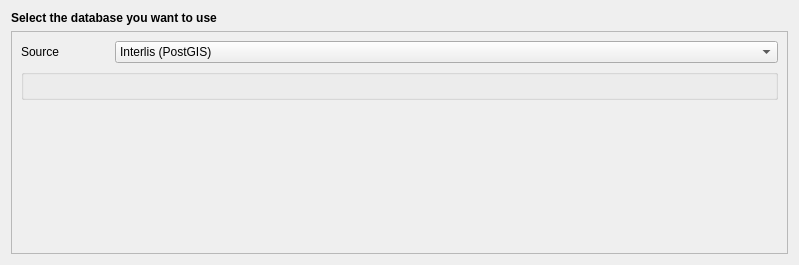
<?xml version="1.0" encoding="UTF-8"?>
<ui version="4.0">
 <class>InterlisImport</class>
 <widget class="QDialog" name="InterlisImport">
  <property name="geometry">
   <rect>
    <x>0</x>
    <y>0</y>
    <width>799</width>
    <height>265</height>
   </rect>
  </property>
  <property name="windowTitle">
   <string>Select Files</string>
  </property>
  <layout class="QGridLayout" name="gridLayout">
   <item row="0" column="0">
    <widget class="QLabel" name="description">
     <property name="minimumSize">
      <size>
       <width>0</width>
       <height>0</height>
      </size>
     </property>
     <property name="font">
      <font>
       <weight>75</weight>
       <bold>true</bold>
      </font>
     </property>
     <property name="text">
      <string>Select the database you want to use</string>
     </property>
     <property name="alignment">
      <set>Qt::AlignLeading|Qt::AlignLeft|Qt::AlignTop</set>
     </property>
     <property name="wordWrap">
      <bool>true</bool>
     </property>
    </widget>
   </item>
   <item row="1" column="0">
    <widget class="QScrollArea" name="scrollArea">
     <property name="widgetResizable">
      <bool>true</bool>
     </property>
     <widget class="QWidget" name="scrollAreaWidgetContents">
      <property name="geometry">
       <rect>
        <x>0</x>
        <y>0</y>
        <width>779</width>
        <height>222</height>
       </rect>
      </property>
      <layout class="QGridLayout" name="gridLayout_2">
       <item row="0" column="0">
        <widget class="QLabel" name="label_10">
         <property name="sizePolicy">
          <sizepolicy hsizetype="Preferred" vsizetype="Preferred">
           <horstretch>0</horstretch>
           <verstretch>0</verstretch>
          </sizepolicy>
         </property>
         <property name="maximumSize">
          <size>
           <width>88</width>
           <height>16777215</height>
          </size>
         </property>
         <property name="text">
          <string>Source</string>
         </property>
        </widget>
       </item>
       <item row="0" column="1">
        <widget class="QComboBox" name="type_combo_box">
         <item>
          <property name="text">
           <string>Interlis (PostGIS)</string>
          </property>
         </item>
         <item>
          <property name="text">
           <string>Interlis (GeoPackage)</string>
          </property>
         </item>
         <item>
          <property name="text">
           <string>PostGIS</string>
          </property>
         </item>
         <item>
          <property name="text">
           <string>GeoPackage</string>
          </property>
         </item>
        </widget>
       </item>
       <item row="1" column="0" colspan="2">
        <widget class="QGroupBox" name="db_wrapper_group_box">
         <property name="title">
          <string/>
         </property>
         <layout class="QVBoxLayout" name="db_layout"/>
        </widget>
       </item>
       <item row="2" column="1">
        <spacer name="verticalSpacer">
         <property name="orientation">
          <enum>Qt::Vertical</enum>
         </property>
         <property name="sizeHint" stdset="0">
          <size>
           <width>20</width>
           <height>462</height>
          </size>
         </property>
        </spacer>
       </item>
      </layout>
     </widget>
    </widget>
   </item>
  </layout>
 </widget>
 <resources/>
 <connections/>
</ui>
